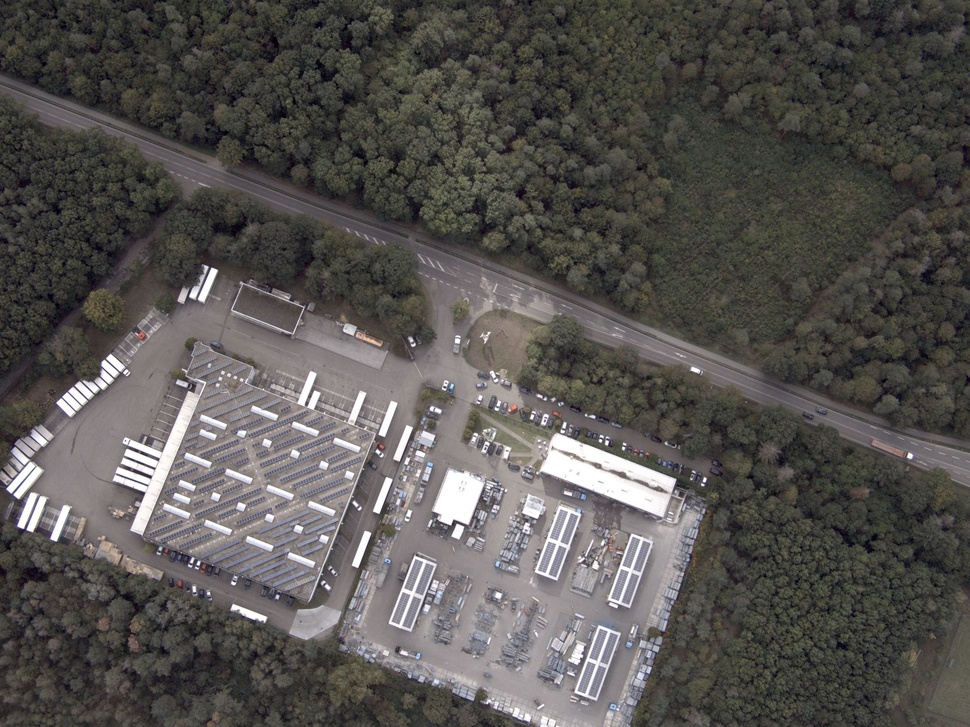
#> input picture pic/forest_2.jpg, 970 x 727 px, shrunk from 1920 x 1440 before the run
$ python homogen_corner_detector_FAST.py
#> lines starting #> are read from the running program, lines starting #| are printed output that depends on the picture; after the words box and inside, x2 and y2 are one past the last pixel; in counts of white or black regions, pixels touching at a corner belong together
import cv2 as cv
import numpy as np


def fast_corner(img, dens_need):
    img_gray = cv.cvtColor(img, cv.COLOR_BGR2GRAY)
    fast_para = 50
    fast = cv.FastFeatureDetector_create()
    fast.setThreshold(fast_para)
    key_point = fast.detect(img_gray, None)
    img_size = img.shape
    dens_real = float(len(key_point)) / (img_size[0] * img_size[1])
    while dens_real < dens_need:
        fast_para -= 1
        fast.setThreshold(fast_para)
        key_point = fast.detect(img_gray, None)
        dens_real = float(len(key_point)) / (img_size[0] * img_size[1])

    return key_point


def num_verify(num, num_max):
    result = num
    if num < 0:
        result = 0
    elif num >= num_max:
        result = num_max - 1

    return result


if __name__ == '__main__':
    pic = cv.imread('../pic/forest_2.jpg')
#> pic is the input picture: shape (727, 970, 3); mean B, G, R 80.6, 83.3, 86.1
    pic_mark = pic.copy()
    check_rect_len = 100
    num_of_points = 40
    pic_size = pic.shape
#> pic_size = (727, 970, 3)
    u_max = pic_size[1]
#> u_max = 970
    v_max = pic_size[0]
#> v_max = 727
    density = float(num_of_points) / check_rect_len**2
    corner = []

    for v in range(0, v_max, check_rect_len):
        for u in range(0, u_max, check_rect_len):
            sub_u_max = u + check_rect_len
            sub_v_max = v + check_rect_len
            sub_u_max = num_verify(sub_u_max, u_max)
            sub_v_max = num_verify(sub_v_max, v_max)
            # [4 lines of commented-out code are left out]
            sub_pic = pic[v:sub_v_max+1, u:sub_u_max+1].copy()

            sub_corner = fast_corner(sub_pic, density)
            sub_corner_num = len(sub_corner)

            for i in range(sub_corner_num):
                temp_v = int(round(sub_corner[i].pt[1] + v))
                temp_u = int(round(sub_corner[i].pt[0] + u))
                while len(corner)-1 < temp_v:
                    corner.append([])
                corner[temp_v].append(temp_u)

                draw_u_min = num_verify(temp_u-1, u_max)
                draw_u_max = num_verify(temp_u+1, u_max)
                draw_v_min = num_verify(temp_v-1, v_max)
                draw_v_max = num_verify(temp_v+1, v_max)
                pic_mark[draw_v_min:draw_v_max+1, draw_u_min:draw_u_max+1] = [0, 0, 255]
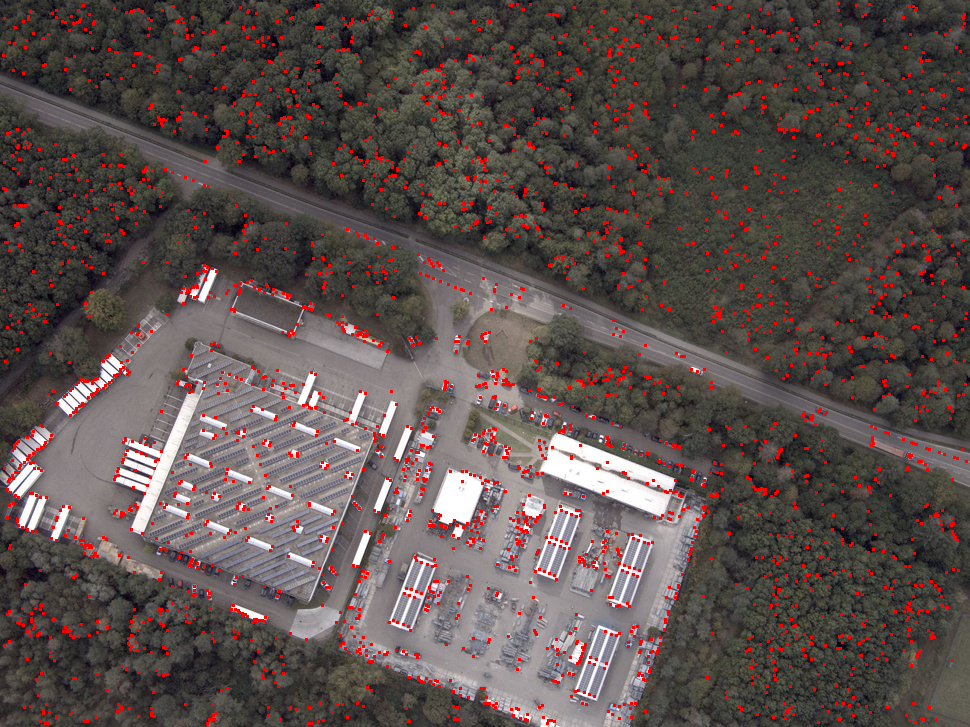
#> pic_mark: shape (727, 970, 3); 4.04% of pixels changed, all inside (x1, y1, x2, y2) = (2, 2, 968, 725)
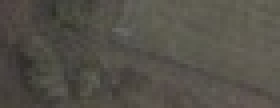
#> sub_pic: shape (27, 70, 3) (shown 4 times larger); mean B, G, R 72.7, 80.6, 83.9

    data = open('../pic/image/homogen_corner/forest_2_corner_100_40.txt', 'w')
    data_len = len(corner)
    for i in range(data_len):
        for j in corner[i]:
            data.write(str(i))
            data.write(' ')
            data.write(str(j))
            data.write('\n')
    data.close()
    cv.imshow('result', pic_mark)
    cv.imwrite('../pic/image/homogen_corner/forest_2_corner_100_40.jpg', pic_mark)
    cv.waitKey(0)

$ run again, with pic/forest_1.jpg copied over pic/forest_2.jpg
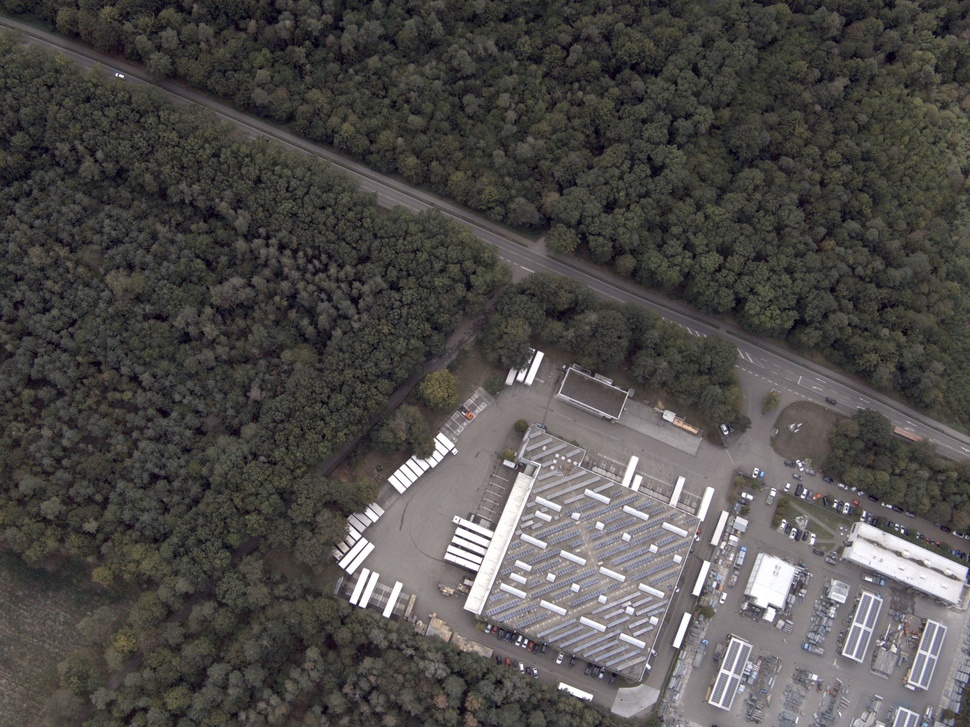
#> input picture pic/forest_1.jpg, 970 x 727 px, shrunk from 1920 x 1440 before the run
#> pic is the input picture: shape (727, 970, 3); mean B, G, R 73.8, 75.8, 78.3
#> after the loop `for v in range(0, v_max, check_rect_len):`:
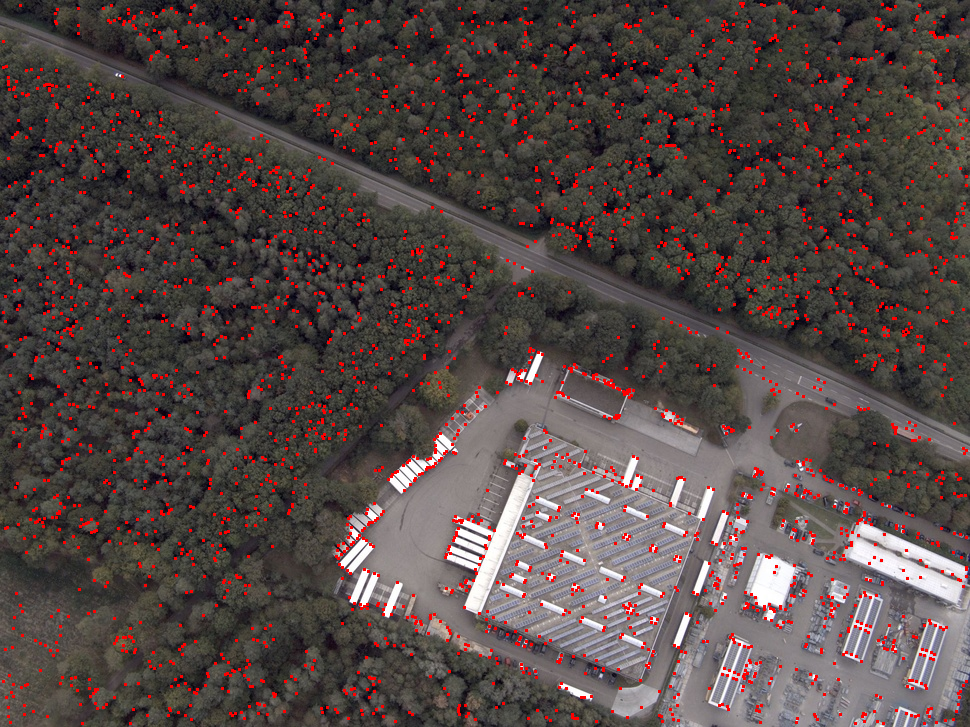
#> pic_mark: shape (727, 970, 3); 4.02% of pixels changed, all inside (x1, y1, x2, y2) = (2, 2, 968, 725)
#> after the loop `for v in range(0, v_max, check_rect_len):`:
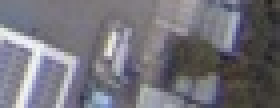
#> sub_pic: shape (27, 70, 3) (shown 4 times larger); mean B, G, R 122, 114.2, 115.8
